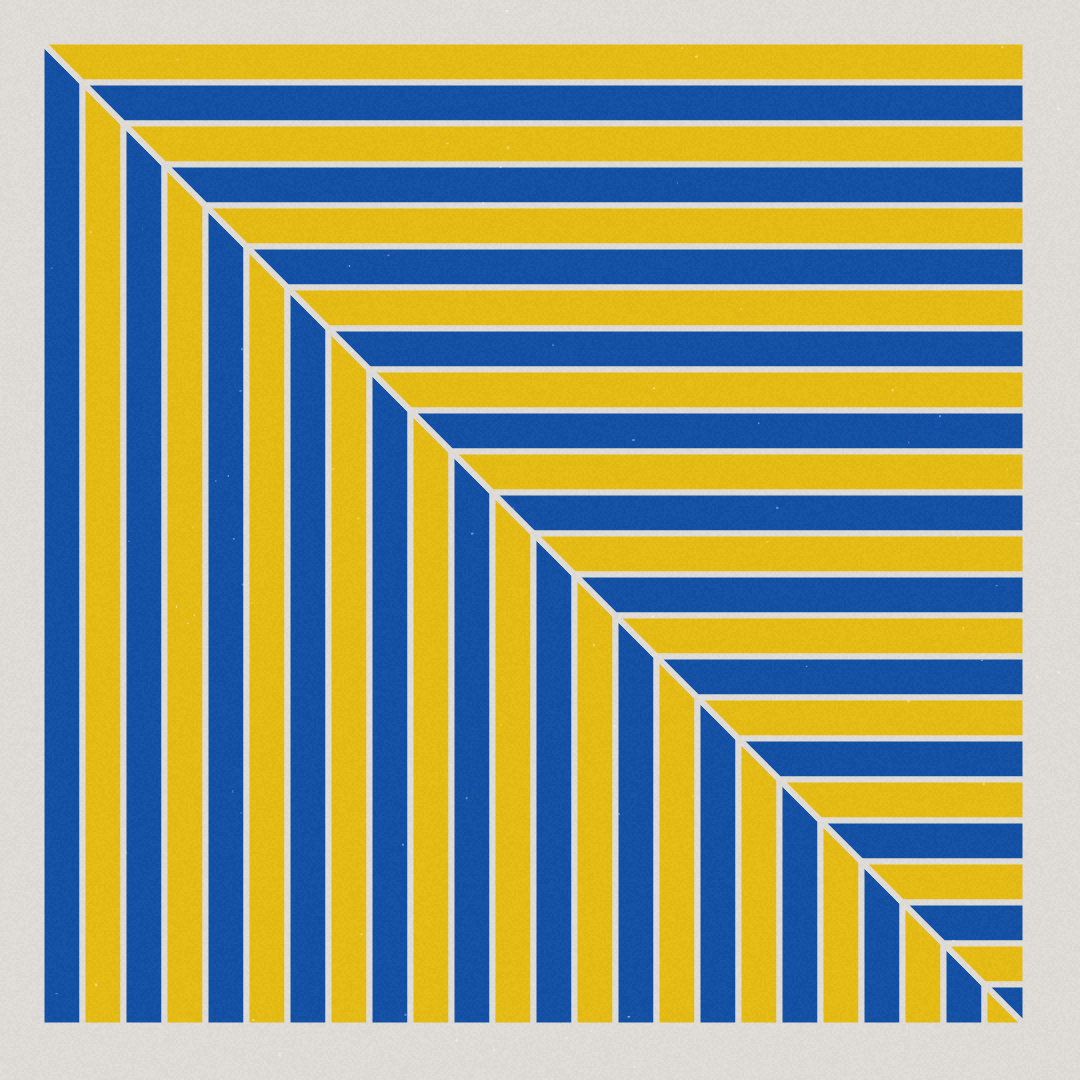
Frame 1 (no input)
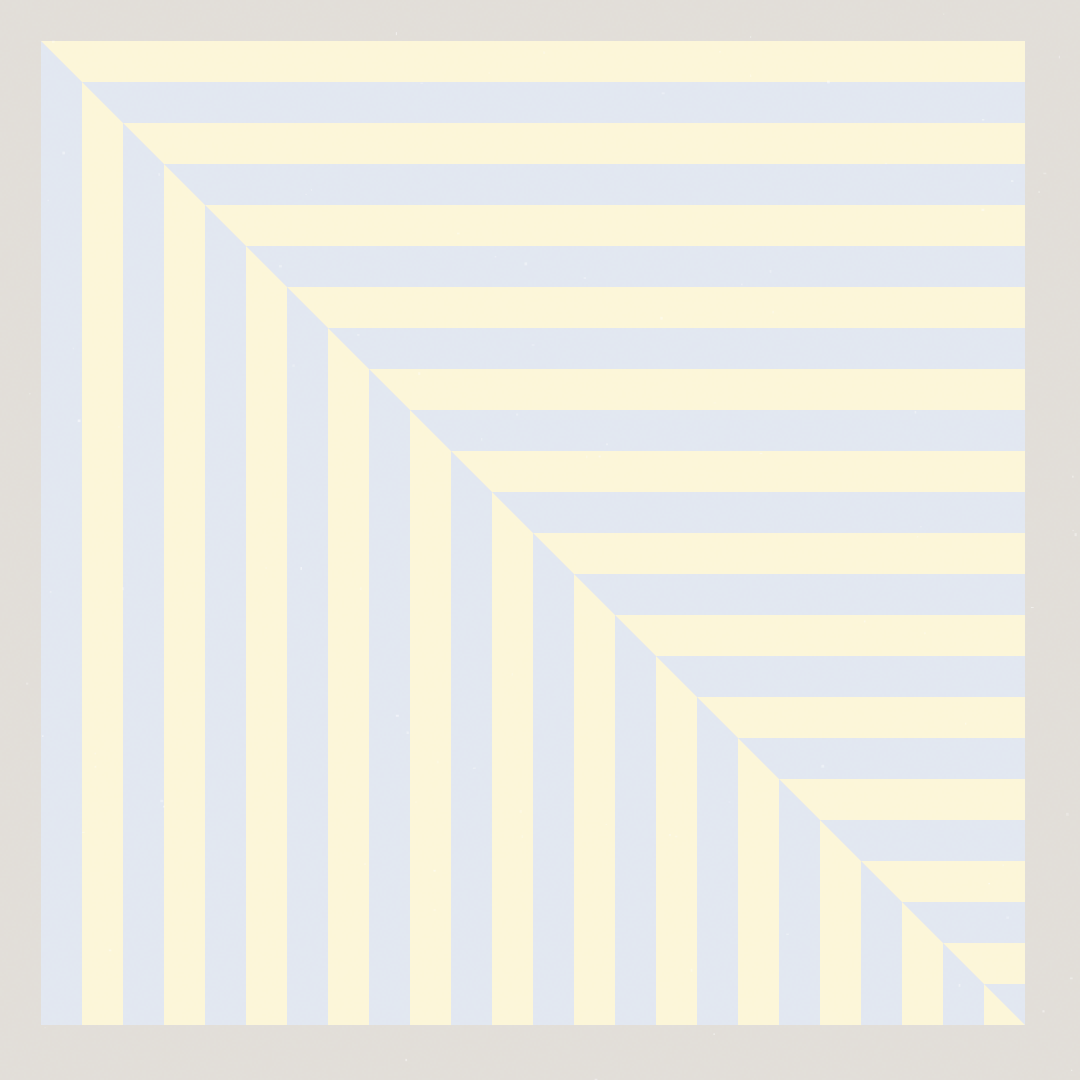
Frame 2 (the mouse pressed at the canvas centre, redrawn once)

The Processing sketch that drew these frames (run headless with seeded random() and noise(); the mouse was pressed at the canvas centre and the sketch redrawn once):

// Processing sketch: build
// ── build.pde
String 	pathDATA = "../../../0_data/";
color 	blue = #0043A0;
color 	yellow = #E7B800;

void setup() {
	size(1080, 1080);
	stroke(#E0DCD6);
	strokeWeight(6);
	noLoop();
}
void draw() {
	float u = width / 26;
	background(#E0DCD6);
	for (int i = 1; i < 25; i++) {
		if (i % 2 == 0) {
			shape(i * u, i * u, (i + 1) * u, (i + 1) * u, (i + 1) * u, 25 * u, i * u, 25 * u, yellow);
		} else {
			shape(i * u, i * u, (i + 1) * u, (i + 1) * u, (i + 1) * u, 25 * u, i * u, 25 * u, blue);
		}
	}
	for (int i = 1; i < 25; i++) {
		if (i % 2 == 0) {
			shape(i * u, i * u, (i + 1) * u, (i + 1) * u,  25 * u, (i + 1) * u,  25 * u, i * u, blue);
		} else {
			shape(i * u, i * u, (i + 1) * u, (i + 1) * u,  25 * u, (i + 1) * u,  25 * u, i * u, yellow);
		}
	}
	paper(2, 3, 100); //noiseRes, speckSize, speckCount,
}
void shape(float x1, float y1, float x2, float y2, float x3, float y3, float x4, float y4, color col) {
	fill(col);
	beginShape();
	vertex(x1, y1);
	vertex(x2, y2);
	vertex(x3, y3);
	vertex(x4, y4);
	endShape(CLOSE);
}

void paper(int noiseRes, int speckSize, int speckCount) {
	noStroke();
	for (int i = 0; i < width - noiseRes / 2; i += noiseRes) {
		for (int j = 0; j < height - noiseRes / 2; j += noiseRes) {
			fill(random(170, 240), 25);
			rect(i, j, noiseRes, noiseRes);
		}
	}
	for (int i = 0; i < speckCount; i++) {
		blendMode(SCREEN);
		fill(random(130, 215), random(100, 170));
		rect(random(0, width - speckSize / 2), random(0, height - speckSize / 2), random((int)speckSize / 2, speckSize), random((int)speckSize / 2, speckSize));
	}
}
